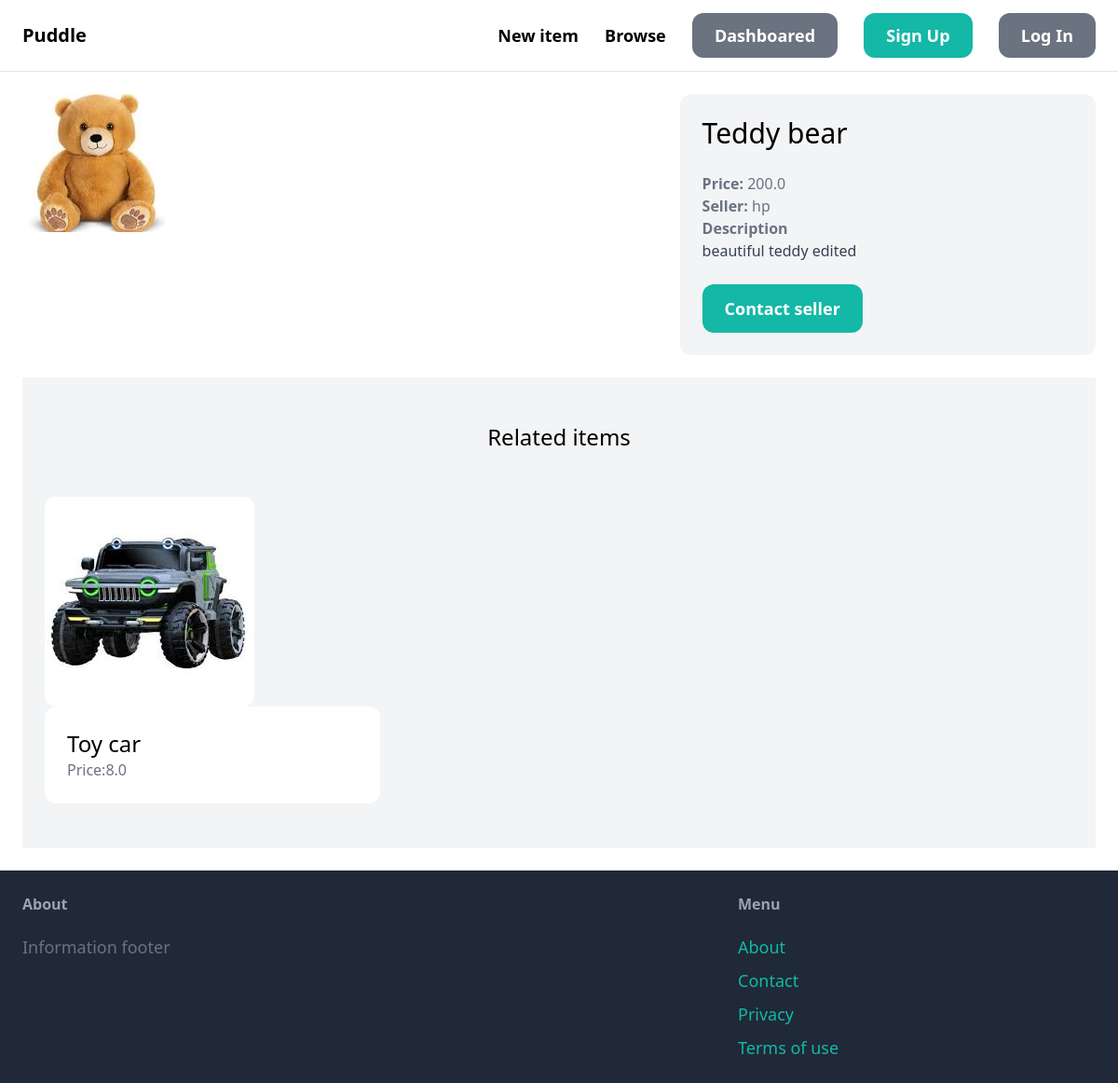
Screenshot of /items/10/ with the database file from the repository.
### item/models.py (models this page shows, shortened)
class Item(models.Model):
     category = models.ForeignKey(Category, related_name='items', on_delete=models.CASCADE)
     name = models.CharField(max_length=255)
     description = models.TextField(blank=True, null=True)
     price = models.FloatField()
     image = models.ImageField(upload_to='item_images', blank=True, null=True)
     is_sold = models.BooleanField(default=False)
     created_by = models.ForeignKey(User, related_name='items', on_delete=models.CASCADE)
     created_at = models.DateTimeField(auto_now_add=True)

### item/views.py (the view)
# urls.py: path('<int:pk>/',views.detail, name='detail'),
def detail(request, pk):
    item = get_object_or_404(Item, pk=pk)
    related_items = Item.objects.filter(category=item.category, is_sold=False).exclude(pk=pk)
    return render(request, 'item/detail.html', {'item':item, 'related_items':related_items})

### item/templates/item/detail.html (shortened to what this page needs)
{%  extends 'core/base.html' %}
{% block content  %}
<div class="grid grid-cols-5 gap-6">
    <div class="col-span-3">
        <img src="{{item.image.url}}" class="rounded-xl">
    </div>
    <div class="col-span-2 p-6 bg-gray-100 rounded-xl">
        <h1 class="mb-6 text-3xl">{{item.name}}</h1>
        <p class="text-gray-500"><strong>Price: </strong>{{item.price}}</p>
        <p class="text-gray-500"><strong>Seller: </strong>{{item.created_by.username}}</p>
        {% if item.description%}
            <p class="text-gray-700">
                <strong class="text-gray-500">Description</strong><br>
                {{item.description}}
            </p>
        {% endif %}
        {% if request.user == item.created_by  %}
            <div class="mt-6 p-6 bg-white rounded-xl">
                <p>This is your item</p>
                <a href="{% url 'item:edit' item.id %}" class="inline-block mt-6 px-6 py-3 text-lg font-semibold bg-teal-500 text-white rounded-xl">Edit</a>
                <a href="{% url 'item:delete' item.id %}" class="inline-block mt-6 px-6 py-3 text-lg font-semibold bg-red-500 text-white rounded-xl">Delete</a>
            </div>
            {% else %}
        <a href="#" class="inline-block mt-6 px-6 py-3 text-lg font-semibold bg-teal-500 text-white rounded-xl hover:bg-teal-700">Contact seller</a>
            {% endif %}
    </div>
</div>
<div class="mt-6 px-6 py-12 bg-gray-100 rounded-x1">
    <h2 class="mb-12 text-2xl text-center">Related items</h2>
    <div class="grid grid-cols-3 gap-3">
        {% for item in related_items %}
            <div>
                <a href="{% url 'item:detail' item.id %}">
                    <div>
                        <img src="{{item.image.url}}" class="rounded-xl">
                    </div>
                    <div class="p-6 bg-white rounded-xl">
                        <h2 class="text-2xl">{{item.name}}</h2> </h2>
                        <p class="text-gray-500">Price:{{item.price}}</p>
                    </div>
                </a>
            </div>
            {% endfor%}
    </div>
</div>
{%  endblock  %}

### rows the page displays
Item: image (picture), name "Teddy bear", price "200.0", created_by.username "hp", description "beautiful teddy edited"
Item: image (picture), name "Toy car", price "8.0"
